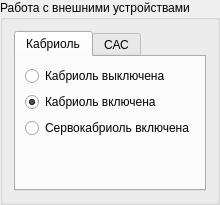
         <widget class="QGroupBox" name="devices_group_box">
          <property name="sizePolicy">
           <sizepolicy hsizetype="Preferred" vsizetype="Preferred">
            <horstretch>3</horstretch>
            <verstretch>0</verstretch>
           </sizepolicy>
          </property>
          <property name="title">
           <string>Работа с внешними устройствами</string>
          </property>
          <layout class="QVBoxLayout" name="verticalLayout_17">
           <item>
            <widget class="QTabWidget" name="tabWidget_3">
             <property name="currentIndex">
              <number>0</number>
             </property>
             <widget class="QWidget" name="kabriol_tab">
              <attribute name="title">
               <string>Кабриоль</string>
              </attribute>
              <layout class="QGridLayout" name="gridLayout_12">
               <item row="0" column="0" colspan="2">
                <widget class="QRadioButton" name="kabriol_off_radio_button">
                 <property name="text">
                  <string>Кабриоль выключена</string>
                 </property>
                 <property name="checked">
                  <bool>false</bool>
                 </property>
                </widget>
               </item>
               <item row="2" column="0" colspan="2">
                <widget class="QRadioButton" name="kabriol_servo_radio_button">
                 <property name="text">
                  <string>Сервокабриоль включена</string>
                 </property>
                </widget>
               </item>
               <item row="1" column="0" colspan="2">
                <widget class="QRadioButton" name="kabriol_on_radio_button">
                 <property name="text">
                  <string>Кабриоль включена</string>
                 </property>
                 <property name="checked">
                  <bool>true</bool>
                 </property>
                </widget>
               </item>
               <item row="3" column="0">
                <spacer name="verticalSpacer">
                 <property name="orientation">
                  <enum>Qt::Vertical</enum>
                 </property>
                 <property name="sizeHint" stdset="0">
                  <size>
                   <width>20</width>
                   <height>40</height>
                  </size>
                 </property>
                </spacer>
               </item>
              </layout>
             </widget>
             <widget class="QWidget" name="tab_11">
              <attribute name="title">
               <string>САС</string>
              </attribute>
              <layout class="QGridLayout" name="gridLayout_13"/>
             </widget>
            </widget>
           </item>
          </layout>
         </widget>
